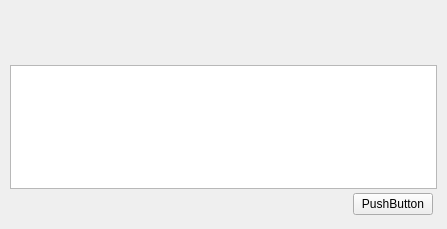
<?xml version="1.0" encoding="UTF-8"?>
<ui version="4.0">
 <class>SysMessageDialog</class>
 <widget class="LocalManDialog" name="SysMessageDialog">
  <property name="geometry">
   <rect>
    <x>0</x>
    <y>0</y>
    <width>447</width>
    <height>229</height>
   </rect>
  </property>
  <property name="windowTitle">
   <string>SysMessageDialog</string>
  </property>
  <layout class="QVBoxLayout" name="verticalLayout_2">
   <property name="spacing">
    <number>2</number>
   </property>
   <property name="leftMargin">
    <number>2</number>
   </property>
   <property name="topMargin">
    <number>6</number>
   </property>
   <property name="rightMargin">
    <number>2</number>
   </property>
   <property name="bottomMargin">
    <number>2</number>
   </property>
   <item>
    <widget class="QWidget" name="widgetBorder" native="true">
     <property name="sizePolicy">
      <sizepolicy hsizetype="Preferred" vsizetype="Preferred">
       <horstretch>0</horstretch>
       <verstretch>0</verstretch>
      </sizepolicy>
     </property>
     <layout class="QVBoxLayout" name="verticalLayout">
      <property name="spacing">
       <number>0</number>
      </property>
      <property name="leftMargin">
       <number>4</number>
      </property>
      <property name="topMargin">
       <number>4</number>
      </property>
      <property name="rightMargin">
       <number>4</number>
      </property>
      <property name="bottomMargin">
       <number>4</number>
      </property>
      <item>
       <widget class="TitlebarWidget" name="titlebarWidget" native="true">
        <property name="minimumSize">
         <size>
          <width>0</width>
          <height>25</height>
         </size>
        </property>
        <property name="maximumSize">
         <size>
          <width>16777215</width>
          <height>40</height>
         </size>
        </property>
        <layout class="QVBoxLayout" name="verticalLayout_3">
         <property name="spacing">
          <number>0</number>
         </property>
         <property name="leftMargin">
          <number>0</number>
         </property>
         <property name="topMargin">
          <number>0</number>
         </property>
         <property name="rightMargin">
          <number>0</number>
         </property>
         <property name="bottomMargin">
          <number>0</number>
         </property>
        </layout>
       </widget>
      </item>
      <item>
       <widget class="QWidget" name="widget" native="true">
        <layout class="QVBoxLayout" name="verticalLayout_4">
         <property name="spacing">
          <number>0</number>
         </property>
         <property name="leftMargin">
          <number>4</number>
         </property>
         <property name="topMargin">
          <number>4</number>
         </property>
         <property name="rightMargin">
          <number>4</number>
         </property>
         <property name="bottomMargin">
          <number>4</number>
         </property>
         <item>
          <widget class="QLabel" name="txtSubject">
           <property name="text">
            <string/>
           </property>
          </widget>
         </item>
         <item>
          <spacer name="verticalSpacer">
           <property name="orientation">
            <enum>Qt::Vertical</enum>
           </property>
           <property name="sizeHint" stdset="0">
            <size>
             <width>20</width>
             <height>80</height>
            </size>
           </property>
          </spacer>
         </item>
         <item>
          <widget class="QTextEdit" name="txtBody">
           <property name="readOnly">
            <bool>true</bool>
           </property>
          </widget>
         </item>
         <item>
          <widget class="QWidget" name="widget_2" native="true">
           <layout class="QHBoxLayout" name="horizontalLayout_3">
            <property name="spacing">
             <number>4</number>
            </property>
            <property name="leftMargin">
             <number>4</number>
            </property>
            <property name="topMargin">
             <number>4</number>
            </property>
            <property name="rightMargin">
             <number>4</number>
            </property>
            <property name="bottomMargin">
             <number>4</number>
            </property>
            <item>
             <spacer name="horizontalSpacer_3">
              <property name="orientation">
               <enum>Qt::Horizontal</enum>
              </property>
              <property name="sizeHint" stdset="0">
               <size>
                <width>40</width>
                <height>20</height>
               </size>
              </property>
             </spacer>
            </item>
            <item>
             <widget class="QPushButton" name="btnClose">
              <property name="text">
               <string>PushButton</string>
              </property>
             </widget>
            </item>
           </layout>
          </widget>
         </item>
        </layout>
       </widget>
      </item>
     </layout>
    </widget>
   </item>
  </layout>
 </widget>
 <layoutdefault spacing="6" margin="11"/>
 <customwidgets>
  <customwidget>
   <class>LocalManDialog</class>
   <extends>QWidget</extends>
   <header location="global">LocalManDialog.h</header>
   <container>1</container>
  </customwidget>
  <customwidget>
   <class>TitlebarWidget</class>
   <extends>QWidget</extends>
   <header>TitlebarWidget.h</header>
   <container>1</container>
  </customwidget>
 </customwidgets>
 <resources/>
 <connections/>
</ui>
